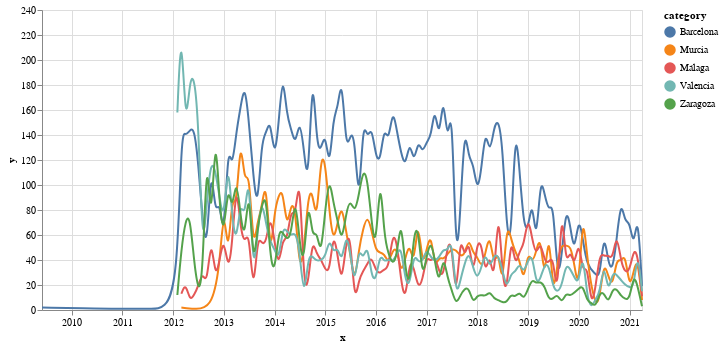

Notebook code cell kept with this figure:
### Code cell
import altair as alt
import pandas as pd
import numpy as np

np.random.seed(42)
source = pd.DataFrame(np.cumsum(np.random.randn(100, 3), 0).round(2),
                    columns=['A', 'B', 'C'], index=pd.RangeIndex(100, name='x'))
source = source.reset_index().melt('x', var_name='category', value_name='y')

source = df_provinces_month_top5


# Create a selection that chooses the nearest point & selects based on x-value
nearest = alt.selection(type='single', nearest=True, on='mouseover',
                        fields=['x'], empty='none')

# The basic line
line = alt.Chart(source).mark_line(interpolate='basis').encode(
    x='x:T',
    y='y:Q',
    color='category:N'
)

# Transparent selectors across the chart. This is what tells us
# the x-value of the cursor
selectors = alt.Chart(source).mark_point().encode(
    x='x:T',
    opacity=alt.value(0),
).add_selection(
    nearest
)

# Draw points on the line, and highlight based on selection
points = line.mark_point().encode(
    opacity=alt.condition(nearest, alt.value(1), alt.value(0))
)

# Draw text labels near the points, and highlight based on selection
text = line.mark_text(align='left', dx=5, dy=-5).encode(
    text=alt.condition(nearest, 'y:Q', alt.value(' '))
)

# Draw a rule at the location of the selection
rules = alt.Chart(source).mark_rule(color='gray').encode(
    x='x:T',
).transform_filter(
    nearest
)

# Put the five layers into a chart and bind the data
alt.layer(
    line, selectors, points, rules, text
).properties(
    width=600, height=300
)

### Figure 1 — Vega-Lite specification as saved in the notebook (floating-point values rounded to 4 significant figures; data arrays with more than 128 entries replaced by an {"elided": "..."} marker saying what was removed)
{"config": {"view": {"continuousWidth": 400, "continuousHeight": 300}}, "layer": [{"mark": {"type": "line", "interpolate": "basis"}, "encoding": {"color": {"type": "nominal", "field": "category"}, "x": {"type": "temporal", "field": "x"}, "y": {"type": "quantitative", "field": "y"}}}, {"mark": "point", "encoding": {"opacity": {"value": 0}, "x": {"type": "temporal", "field": "x"}}, "selection": {"selector017": {"type": "single", "nearest": true, "on": "mouseover", "fields": ["x"], "empty": "none"}}}, {"mark": "point", "encoding": {"color": {"type": "nominal", "field": "category"}, "opacity": {"condition": {"value": 1, "selection": "selector017"}, "value": 0}, "x": {"type": "temporal", "field": "x"}, "y": {"type": "quantitative", "field": "y"}}}, {"mark": {"type": "rule", "color": "gray"}, "encoding": {"x": {"type": "temporal", "field": "x"}}, "transform": [{"filter": {"selection": "selector017"}}]}, {"mark": {"type": "text", "align": "left", "dx": 5, "dy": -5}, "encoding": {"color": {"type": "nominal", "field": "category"}, "text": {"condition": {"type": "quantitative", "field": "y", "selection": "selector017"}, "value": " "}, "x": {"type": "temporal", "field": "x"}, "y": {"type": "quantitative", "field": "y"}}}], "data": {"name": "data-4fc3d78a5895ee066b058a178437851f"}, "height": 300, "width": 600, "$schema": "https://vega.github.io/schema/vega-lite/v4.8.1.json", "datasets": {"data-4fc3d78a5895ee066b058a178437851f": {"elided": "551 records"}}}
